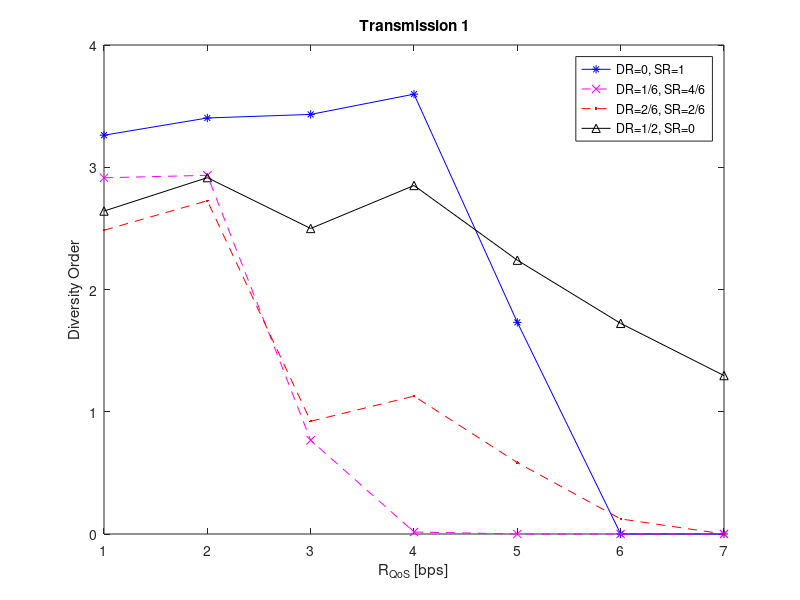

Here is the MATLAB script that generated this plot: (Note: this script raises an error after producing the figure.)
%% Settings
clear;  close all; clc
saveFigs = 1; % 1 = save figs/epsc and 0 = don't save
cd Delay_1e6
%% Plot of diversity order versus R_QoS
R1_QoS_list = 1:7;
DivOrder = [ log10(0.005112)-log10(1.4e-5)/(-2-3), log10(0.007231)-log10(2.3e-5)/(3-9), log10(0.008317)-log10(2.2e-5)/(7.5-19), log10(0.007638)-log10(1.9e-5)/(4-13); ... % R1_QoS = 1bps, same order as the legend
            log10(0.002977)-log10(2e-6)/(3.5-10), log10(0.004925)-log10(2e-5)/(11.5-19), log10(0.007945)-log10(0.000741)/(15-20),  log10(0.004427)-log10(1.7e-5)/(9.5-18); ... % 2bps
            log10(0.002742)-log10(6e-6)/(8-14), log10(0.2866)-log10(0.027)/(13-20), log10(0.2175)-log10(0.01125)/(12.5-20), log10(0.0104)-log10(4.1e-5)/(11.5-20); ... %3bps
            log10(0.001639)-log10(3.4e-5)/(14-19.5), log10(0.9992)-log10(0.8153)/(14.5-20), log10(0.1992)-log10(0.08557)/(17.5-20), log10(0.007138)-log10(0.000301)/(15-20); ... % 4bps
            log10(0.05435)-log10(0.007961)/(15.5-20), (1-1)/(1), log10(0.5147)-log10(0.3602)/(18.5-20), log10(0.02396)-log10(0.001636)/(15.5-20); ... % 5bps
            0, 0, log10(0.9062)-log10(0.8308)/(19-20), log10(0.06455)-log10(0.007391)/(16-20); ... % 6 bps
            0, 0, 0, log10(0.1429)-log10(0.0264)/(16.5-20)]; 
figure
plot(R1_QoS_list,-DivOrder(:,1),'b*-');  hold on;
plot(R1_QoS_list,-DivOrder(:,2),'mx--');
plot(R1_QoS_list,-DivOrder(:,3),'r.--');
plot(R1_QoS_list,-DivOrder(:,4),'k^-');
xlabel('R_{QoS} [bps]'); ylabel('Diversity Order'); title(['Transmission 1'])
legend('DR=0, SR=1','DR=1/6, SR=4/6','DR=2/6, SR=2/6','DR=1/2, SR=0', 'location', 'Best')
fixfig;
if saveFigs == 1
    eval(['saveas(gcf,''DivOrder_versus_R1_QoS.fig'');'])
    eval(['saveas(gcf,''DivOrder_versus_R1_QoS.epsc'');'])
end

%% GD: meeting 2013-10-11
% allPdB = -5:20; R1_QoS_list = [0.5, 1:20];
% allPdB = -5:0.5:20; R1_QoS_list = [0.5, 1:20];
allPdB = -5:20; R1_QoS_list = 1:0.5:8;
for iPdB=1:numel(allPdB )
    for qos = 1:numel(R1_QoS_list)
        eval(['load log_R1_R2_PdB_',num2str(allPdB (iPdB)),'QoS',num2str(R1_QoS_list(qos)),'.mat w1 W sample_num PdB eta eta_FF Poutage_UE Poutage_UE_FF'])
        thruPut_ARQ1(qos,:) = squeeze(eta(:,:,1));
        thruPut_ARQ2(qos,:) = squeeze(eta(:,:,2));
        thruPut_ARQ3(qos,:) = squeeze(eta(:,:,3));
        thruPut_ARQ1_FF(qos,:) = squeeze(eta_FF(:,:,1));
        thruPut_ARQ2_FF(qos,:) = squeeze(eta_FF(:,:,2));
    end
    thruPut_ARQ1_bestR_QoS(iPdB,:) = max(thruPut_ARQ1);
    thruPut_ARQ2_bestR_QoS(iPdB,:) = max(thruPut_ARQ2);
    thruPut_ARQ3_bestR_QoS(iPdB,:) = max(thruPut_ARQ3);
    thruPut_ARQ1_FF_bestR_QoS(iPdB,:) = max(thruPut_ARQ1_FF);
    thruPut_ARQ2_FF_bestR_QoS(iPdB,:) = max(thruPut_ARQ2_FF);
    
    w2 = w1;
    w3 = W - w1 - w2;
    figure
    plot(R1_QoS_list,thruPut_ARQ1(:,1),'b*-');  hold on;
    plot(R1_QoS_list,thruPut_ARQ1(:,2),'mx--');
    plot(R1_QoS_list,thruPut_ARQ1(:,3),'r.--');
    plot(R1_QoS_list,thruPut_ARQ1(:,4),'k^-');
    xlabel('\itR\rm_{QoS} [bps]'); ylabel('\eta [bps]'); title(['Transmission 1, SNR = ',num2str(allPdB(iPdB)),' dB'])
    legend('DR=0, SR=1','DR=1/6, SR=4/6','DR=2/6, SR=2/6','DR=1/2, SR=0', 'location', 'Best')
    fixfig;
    axis tight
    if saveFigs == 1
        eval(['saveas(gcf,''eta_versus_R1_QoS_SNR_',num2str(allPdB(iPdB)),'.fig'');'])
        eval(['saveas(gcf,''eta_versus_R1_QoS_SNR_',num2str(allPdB(iPdB)),'.epsc'');'])
    end
end
%% Behrooz's plot,
figure
subplot(221)
plot(allPdB,thruPut_ARQ1_bestR_QoS(:,1),'b*-');  hold on;
plot(allPdB,thruPut_ARQ1_bestR_QoS(:,2),'mx--');
plot(allPdB,thruPut_ARQ1_bestR_QoS(:,3),'r.--');
plot(allPdB,thruPut_ARQ1_bestR_QoS(:,4),'k^-');
xlabel('SNR [dB]'); ylabel('\eta [bps]'); title(['Transmission 1'])
subplot(222)
plot(allPdB,thruPut_ARQ2_bestR_QoS(:,1),'b*-');  hold on;
plot(allPdB,thruPut_ARQ2_bestR_QoS(:,2),'mx--');
plot(allPdB,thruPut_ARQ2_bestR_QoS(:,3),'r.--');
plot(allPdB,thruPut_ARQ2_bestR_QoS(:,4),'k^-');
xlabel('SNR [dB]'); ylabel('\eta [bps]'); title(['ReTransmission 1'])
subplot(223)
plot(allPdB,thruPut_ARQ3_bestR_QoS(:,1),'b*-');  hold on;
plot(allPdB,thruPut_ARQ3_bestR_QoS(:,2),'mx--');
plot(allPdB,thruPut_ARQ3_bestR_QoS(:,3),'r.--');
plot(allPdB,thruPut_ARQ3_bestR_QoS(:,4),'k^-');
xlabel('SNR [dB]'); ylabel('\eta [bps]'); title(['ReTransmission 2'])
subplot(224)
plot(allPdB,nan*thruPut_ARQ1_bestR_QoS(:,1),'b*-');  hold on;
plot(allPdB,nan*thruPut_ARQ1_bestR_QoS(:,2),'mx--');
plot(allPdB,nan*thruPut_ARQ1_bestR_QoS(:,3),'r.--');
plot(allPdB,nan*thruPut_ARQ1_bestR_QoS(:,4),'k^-');
axis off
legend('DR=0, SR=1','DR=1/6, SR=4/6','DR=2/6, SR=2/6','DR=1/2, SR=0', 'location', 'Best')
suptitle('Slow Fading with Best R_{QoS}')
if saveFigs == 1
    eval(['saveas(gcf,''eta_versus_SNR_SlowFading.fig'');'])
    eval(['saveas(gcf,''eta_versus_SNR_SlowFading.epsc'');'])
end
% Fast Fading
figure
subplot(221)
plot(allPdB,thruPut_ARQ1_FF_bestR_QoS(:,1),'b*-');  hold on;
plot(allPdB,thruPut_ARQ1_FF_bestR_QoS(:,2),'mx--');
plot(allPdB,thruPut_ARQ1_FF_bestR_QoS(:,3),'r.--');
plot(allPdB,thruPut_ARQ1_FF_bestR_QoS(:,4),'k^-');
xlabel('SNR [dB]'); ylabel('\eta [bps]'); title(['Transmission 1'])
subplot(222)
plot(allPdB,thruPut_ARQ2_FF_bestR_QoS(:,1),'b*-');  hold on;
plot(allPdB,thruPut_ARQ2_FF_bestR_QoS(:,2),'mx--');
plot(allPdB,thruPut_ARQ2_FF_bestR_QoS(:,3),'r.--');
plot(allPdB,thruPut_ARQ2_FF_bestR_QoS(:,4),'k^-');
% legend('DR=0, SR=1','DR=1/6, SR=4/6','DR=2/6, SR=2/6','DR=1/2, SR=0', 'location', 'Best')
xlabel('SNR [dB]'); ylabel('\eta [bps]'); title(['ReTransmission 1'])
% subplot(224)
% plot(allPdB,nan*thruPut_ARQ1_bestR_QoS(:,1),'b*-');  hold on;
% plot(allPdB,nan*thruPut_ARQ1_bestR_QoS(:,2),'mx--');
% plot(allPdB,nan*thruPut_ARQ1_bestR_QoS(:,3),'r.--');
% plot(allPdB,nan*thruPut_ARQ1_bestR_QoS(:,4),'k^-');
% axis off

suptitle('Fast Fading with Best R_{QoS}')
if saveFigs == 1
    eval(['saveas(gcf,''eta_versus_SNR_FastFading.fig'');'])
    eval(['saveas(gcf,''eta_versus_SNR_FastFading.epsc'');'])
end
%% Outage Prob
% allPdB = -5:20;
% R1_QoS_list = [0.5, 1:20];
for R1qos = 1:numel(R1_QoS_list) % 1 bps
    for iPdB=1:numel(allPdB )
        eval(['load log_R1_R2_PdB_',num2str(allPdB (iPdB)),'QoS',num2str(R1_QoS_list(R1qos)),'.mat w1 W sample_num PdB eta eta_FF Poutage_UE Poutage_UE_FF'])
        Pout1(iPdB,:) = squeeze(Poutage_UE(:,:,1));
        Pout2(iPdB,:) = squeeze(Poutage_UE(:,:,2));
        Pout3(iPdB,:) = squeeze(Poutage_UE(:,:,3));
        Pout1_FF(iPdB,:) = squeeze(Poutage_UE_FF(:,:,1));
        Pout2_FF(iPdB,:) = squeeze(Poutage_UE_FF(:,:,2));
    end
    figure
    subplot(221)
    semilogy(allPdB,Pout1(:,1),'b*-');  hold on;
    semilogy(allPdB,Pout1(:,2),'mx--');
    semilogy(allPdB,Pout1(:,3),'r.--');
    semilogy(allPdB,Pout1(:,4),'k^-');
    xlabel('SNR [dB]'); ylabel('Outage Probability'); title(['Transmission 1'])
    subplot(222)
    semilogy(allPdB,Pout2(:,1),'b*-');  hold on;
    semilogy(allPdB,Pout2(:,2),'mx--');
    semilogy(allPdB,Pout2(:,3),'r.--');
    semilogy(allPdB,Pout2(:,4),'k^-');
    xlabel('SNR [dB]'); ylabel('Outage Probability '); title(['ReTransmission 1'])
    subplot(223)
    semilogy(allPdB,Pout3(:,1),'b*-');  hold on;
    semilogy(allPdB,Pout3(:,2),'mx--');
    semilogy(allPdB,Pout3(:,3),'r.--');
    semilogy(allPdB,Pout3(:,4),'k^-');
    xlabel('SNR [dB]'); ylabel('Outage Probability '); title(['ReTransmission 2'])
    subplot(224)
    plot(allPdB,nan*Pout1(:,1),'b*-');  hold on;
    plot(allPdB,nan*Pout1(:,2),'mx--');
    plot(allPdB,nan*Pout1(:,3),'r.--');
    plot(allPdB,nan*Pout1(:,4),'k^-');
    axis off
    legend('DR=0, SR=1','DR=1/6, SR=4/6','DR=2/6, SR=2/6','DR=1/2, SR=0', 'location', 'Best')
    suptitle(['Slow Fading with R_{QoS}=',num2str(R1_QoS_list(R1qos)),' [bps]'])
    if saveFigs == 1
        eval(['saveas(gcf,''Pout_versus_SNR_SlowFading_R1_QoS_',num2str(R1_QoS_list(R1qos)),'.fig'');'])
        eval(['saveas(gcf,''Pout_versus_SNR_SlowFading_R1_QoS_',num2str(R1_QoS_list(R1qos)),'.epsc'');'])
    end
    figure
    subplot(221)
    semilogy(allPdB,Pout1_FF(:,1),'b*-');  hold on;
    semilogy(allPdB,Pout1_FF(:,2),'mx--');
    semilogy(allPdB,Pout1_FF(:,3),'r.--');
    semilogy(allPdB,Pout1_FF(:,4),'k^-');
    xlabel('SNR [dB]'); ylabel('Outage Probability'); title(['Transmission 1'])
    subplot(222)
    semilogy(allPdB,Pout2_FF(:,1),'b*-');  hold on;
    semilogy(allPdB,Pout2_FF(:,2),'mx--');
    semilogy(allPdB,Pout2_FF(:,3),'r.--');
    semilogy(allPdB,Pout2_FF(:,4),'k^-');
    xlabel('SNR [dB]'); ylabel('Outage Probability'); title(['ReTransmission 1'])
    subplot(224)
    plot(allPdB,nan*Pout2_FF(:,1),'b*-');  hold on;
    plot(allPdB,nan*Pout2_FF(:,2),'mx--');
    plot(allPdB,nan*Pout2_FF(:,3),'r.--');
    plot(allPdB,nan*Pout2_FF(:,4),'k^-');
    axis off
    legend('DR=0, SR=1','DR=1/6, SR=4/6','DR=2/6, SR=2/6','DR=1/2, SR=0', 'location', 'Best')
    suptitle(['Fast Fading with R_{QoS}=',num2str(R1_QoS_list(R1qos)),'[bps]'])
    if saveFigs == 1
        eval(['saveas(gcf,''Pout_versus_SNR_FastFading_R1_QoS_',num2str(R1_QoS_list(R1qos)),'.fig'');'])
        eval(['saveas(gcf,''Pout_versus_SNR_FastFading_R1_QoS_',num2str(R1_QoS_list(R1qos)),'.epsc'');'])
    end
end
%%